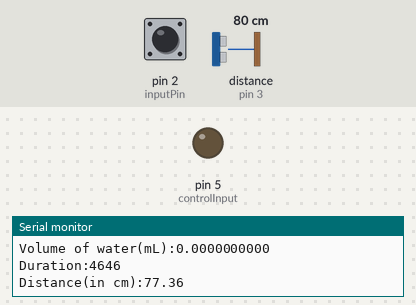
A sketch run on a simulated Arduino Uno, built with avr-gcc and run on an emulated ATmega328P. On the bench: output pins drawn as LEDs (lit = HIGH), the last lines printed to the serial monitor. Wiring (inferred from the names in the program): ultrasonic range finder: trigger pin 4; echo pin 3. The test bench sets the inputs (shaded band); at power-on: distance to the obstacle (sensor on pin 3) 80 cm, pin 2 (inputPin) HIGH. The echo pulse lasts 58.3 µs per cm; pins used as bus, display or sensor lines are not drawn.

Above: at 4.4 s.
4.5 s: distance to the obstacle (sensor on pin 3) set to 6 cm
7.2 s: distance to the obstacle (sensor on pin 3) set to 3 cm
At 10.2 s:
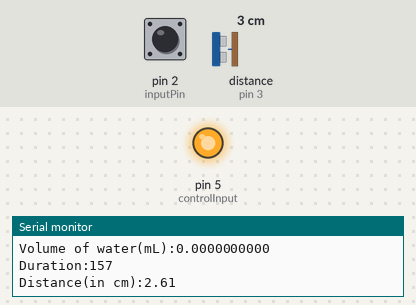
10.5 s: distance to the obstacle (sensor on pin 3) set to 9 cm
At 13.5 s:
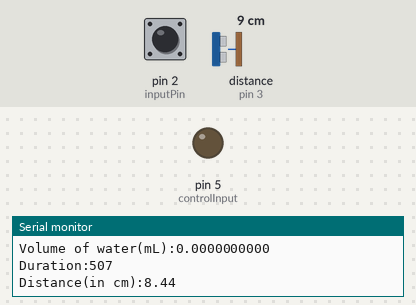
Timing chart, 0 to 15.0 s (numbered marks = the images above; inputs shaded):
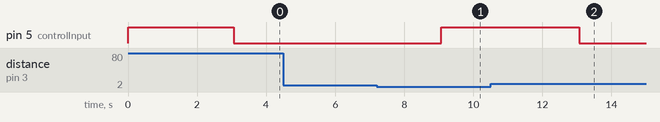

The sketch:

closedloopsystem.ino
```cpp
int controlInput=5;
int trigger =4;
int echo=3;
long duration;
float distance;
int inputPin=2;
float flowRate;
// factor = pulses in 1 liter of water flow;
float factor=4330;
float volume;
float currentTime;
int counterStart=0,counterStop=0;
volatile unsigned long pulseCounter=0;
void setup() {
  // put your setup code here, to run once:
  Serial.begin(9600);
  pinMode(controlInput,OUTPUT);
  pinMode(inputPin,INPUT);
  digitalWrite(inputPin,HIGH);
  pinMode(trigger, OUTPUT);
  pinMode(echo,INPUT);
  digitalWrite(trigger,LOW);
  digitalWrite(controlInput,HIGH);
  attachInterrupt(digitalPinToInterrupt(inputPin),IRS_Counter,RISING);
  currentTime=millis();
  volume=0;
  counterStart=0;
  counterStop=0;
}

void loop() {
//  Serial.print("milis:");
//  Serial.println(millis());

  if(millis()-currentTime>=1000){
    detachInterrupt(digitalPinToInterrupt(inputPin));
    currentTime=millis();
    flowRate=(pulseCounter*60*1000)/factor;
    volume+=(flowRate/60);
      Serial.print("Pulse Count:");
      Serial.println(pulseCounter);
    Serial.print("Flow rate of water(in mL/min):");
    Serial.println(flowRate,DEC);
    Serial.print("Volume of water(mL):");
    Serial.println(volume,DEC);
      pulseCounter=0;
   attachInterrupt(digitalPinToInterrupt(inputPin),IRS_Counter,RISING);
    dist();
  }

}

void IRS_Counter(){
  pulseCounter++;
//  Serial.print("Pulse Count:");
//  Serial.println(pulseCounter);
}
void dist() {
  //delayMicroseconds(2);
  digitalWrite(trigger, HIGH);
  delayMicroseconds(10);
  digitalWrite(trigger,LOW);
  duration = pulseIn(echo,HIGH);
  distance=1.0*333*duration*100*(1e-6)/2;
  //print out the value of the pushbutton
  Serial.print("Duration:");
  Serial.println(duration);
  Serial.print("Distance(in cm):");
  Serial.println(distance);

  //maintain the level of water 4.25cm from sensor
  if(distance>4.25){
    counterStop=0;
    counterStart++;
    if(counterStart>=3)
      digitalWrite(controlInput,LOW);
  }
  else{
    counterStart=0;
    counterStop++;
    if(counterStop>=2)
      digitalWrite(controlInput,HIGH);

  }
}
```

Measured:
- the behaviour switches between 5 and 4 cm on distance to the obstacle (sensor on pin 3) (found by bisection; images 0 and 1)
- after the input at 7.2 s, pin 5 (controlInput): LOW → HIGH after 1.9 s
- after the input at 10.5 s, pin 5 (controlInput): HIGH → LOW after 2.6 s
